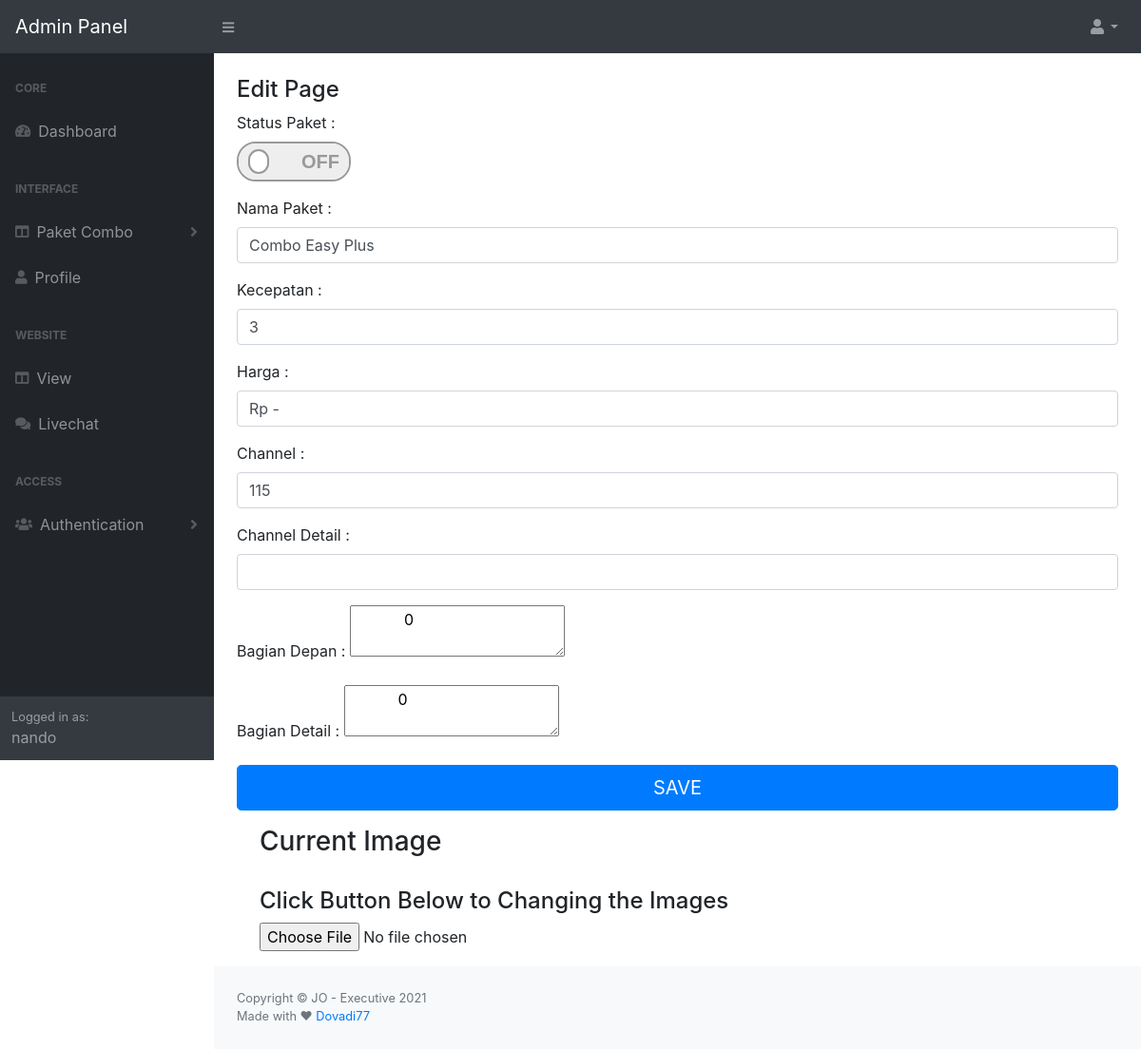
/admin/edit.php?id=2&db=combo (signed in), run on the app's committed database.
### tables this page shows
CREATE TABLE `combo` (
  `id` int(30) NOT NULL,
  `nama-paket` varchar(100) NOT NULL,
  `harga` varchar(100) NOT NULL,
  `kecepatan` varchar(100) NOT NULL,
  `status` varchar(10) NOT NULL,
  `channel` varchar(15) NOT NULL,
  `desc-depan` text NOT NULL,
  `desc-detail` text NOT NULL,
  `channel-detail` text NOT NULL,
  `image` varchar(255) NOT NULL
);

### admin/edit.php (the view, shortened to what this page needs)
<?php include 'asset/header.php';
$id = $_GET['id'];
$db = $_GET['db'] ?>
<div id="layoutSidenav_content">
  <div class="container">
    <h4 class="mt-4">Edit Page</h4>
    <form action="proses.php?id=<?= $id . "&db=" . $db ?>" method="post">
      <?php
            $sql = "SELECT * FROM $db where id = $id";
            $query = $con->query($sql);
            if ($query->num_rows > 0) {
                $row = $query->fetch_array();
            ?>
      <div class="form-group">
        <label for="status-paket">Status Paket :</label>
        <div class="onoffswitch">
          <label class="onoffswitch-label" for="myonoffswitch-paket">
            <span class="onoffswitch-switch"></span>
          </label>
        </div>
      </div>
      <div class="form-group">
        <label for="nama-paket">Nama Paket :</label>
        <input type="text" name="nama-paket" value="<?= $row['nama-paket'] ?>" class="form-control">
      </div>
      <div class="form-group">
        <label for="kecepatan">Kecepatan :</label>
        <input type="text" name="kecepatan" value="<?= $row['kecepatan'] ?>" class="form-control">
      </div>
      <div class="form-group">
        <label for="harga">Harga :</label>
        <input type="text" name="harga" value="<?= $row['harga'] ?>" class="form-control">
      </div>
      <div class="form-group">
        <label for="channel">Channel :</label>
        <input type="number" name="channel" value="<?= $row['channel'] ?>" class="form-control">
      </div>
      <div class="form-group">
        <label for="channel-detail">Channel Detail :</label>
        <input type="text" name="channel-detail" value="<?= $row['channel-detail'] ?>" class="form-control">
      </div>
      <div class="form-group">
        <label for="deskripsi-depan">Bagian Depan : </label>
        <textarea name="depan" id="depan">
            <?php
                echo $row['desc-depan'];
            ?>
            </textarea>
      </div>
      <div class="form-group">
        <label for="deskripsi-detail">Bagian Detail :</label>
        <textarea name="detail" id="detail">
            <?php
                echo $row['desc-detail'];
            } else {
                echo "ERROR";
            }
            ?>
            </textarea>
      </div>
      <button class="btn btn-lg btn-primary mt-2 btn-block" type="submit" name="update">SAVE</button>
    </form>
    <div class="container mt-3">
      <h3>Current Image</h3>
      <h4>Click Button Below to Changing the Images</h4>
      <input type="file" id="fileInput" accept="image/*" />
    </div>
    <?php include 'asset/footer.php' ?>

### admin/css/switches.css (style rules this page uses)
.onoffswitch { position: relative; width: 120px; -webkit-user-select:none; -moz-user-select:none; -ms-user-select: none; }
.onoffswitch-label { display: block; overflow: hidden; cursor: pointer; border: 2px solid #999999; border-radius: 20px; }
.onoffswitch-switch { display: block; width: 22px; margin: 8px; background: #FFFFFF; position: absolute; top: 0; bottom: 0; right: 78px; border: 2px solid #999999; border-radius: 20px; transition: all 0.3s ease-in 0s; }

### data on the page
combo: nama-paket "Combo Easy Plus", kecepatan "3", harga "Rp -", channel "115", depan "0", detail "0"

### other printed values
$_SESSION['username'] "nando"
